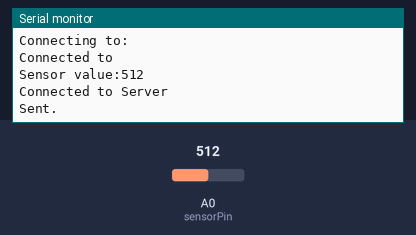
The sketch below on a simulated Arduino Uno R4 WiFi. Shown: the last lines printed to the serial monitor. The inputs (shaded band) are chosen by the test bench; at power-on: A0 (sensorPin) = 512. WiFi joins after 1.5 s; servers stay silent unless stated; not simulated (calls return 0 or success): secrets.h; names the files do not define were given values by the test bench: SERVER_PORT = 80.

Above: at 7.7 s.
7.8 s: A0 (sensorPin) set to 716
At 11.86 s:
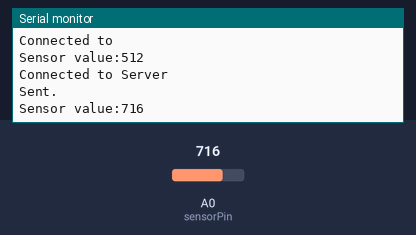
13.0 s: A0 (sensorPin) set to 900
At 17.6 s:
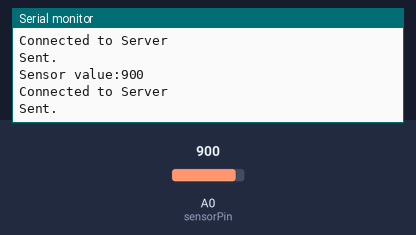
Timing chart, 0 to 19.1 s (numbered marks = the images above; inputs shaded):
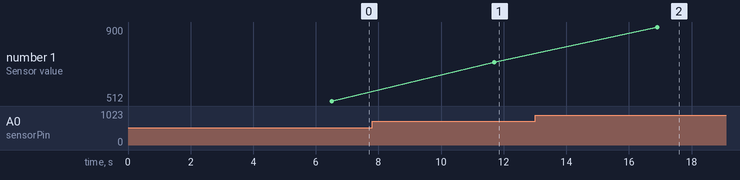

The sketch:

soilmoistureArduino.ino
```cpp
#include <WiFiS3.h>
#include "secrets.h"

const int sensorPin = A0;

char ssid[] = SECRET_SSID;
char pass[] = SECRET_PASS;
int status = WL_IDLE_STATUS; //wifi connection state

WiFiClient client;

void sendDataToServer(int rawValue){
  //Opens a connection to flask server, sends HTTP request, closes
  if(client.connect(SERVER_IP, SERVER_PORT)){ //if connected to server
    Serial.println("Connected to Server");

    //GET request
    String url = "/log_sensor?raw=" + String(rawValue);
    client.println("GET " + url + " HTTP/1.1");
    client.println("Host: " + String(SERVER_IP));
    client.println("Connection: close");
    client.println(); //empty line marks the end of HTTP request

    client.stop(); //closes socket conection
    Serial.println("Sent.");
  } else{ //if uh oh print failure
    Serial.println("Connection to server failed");
  }
}

void setup() {
  Serial.begin(9600);
  pinMode(sensorPin, INPUT);

//verifies wifi is communication properly
  if(WiFi.status() == WL_NO_MODULE){
    Serial.println("Can't connect to WiFi module");
    while(true); //If wifi module isn't found or won't respond don't move on
  }

  while(status != WL_CONNECTED){
    //try and connect to wifi
    Serial.print("Connecting to: ");
    Serial.println(ssid); //print target ssid name
    status = WiFi.begin(ssid, pass); //check for wifi with saved ssid and try and connect using pass
    delay(5000); //wait 5 seconds to prevent crashing and burning
  }
  Serial.print("Connected to ");
  Serial.println(ssid);

}

void loop() {
  int sensorValue = analogRead(sensorPin);
  Serial.print("Sensor value:");
  Serial.println(sensorValue); //print raw value to serial for debugging purposes

  sendDataToServer(sensorValue); //send sensor data to the server

  delay(5000); //wait 5 seconds to prevent crashing and burning
}
```

Measured:
- after the input at 7.8 s, the serial monitor: prints a new line after 3.9 s (image 1)
- after the input at 13.0 s, the serial monitor: prints a new line after 3.9 s (image 2)
- plotted number 1: 512 → 716 after the input at 7.8 s, 716 → 900 after the input at 13.0 s
